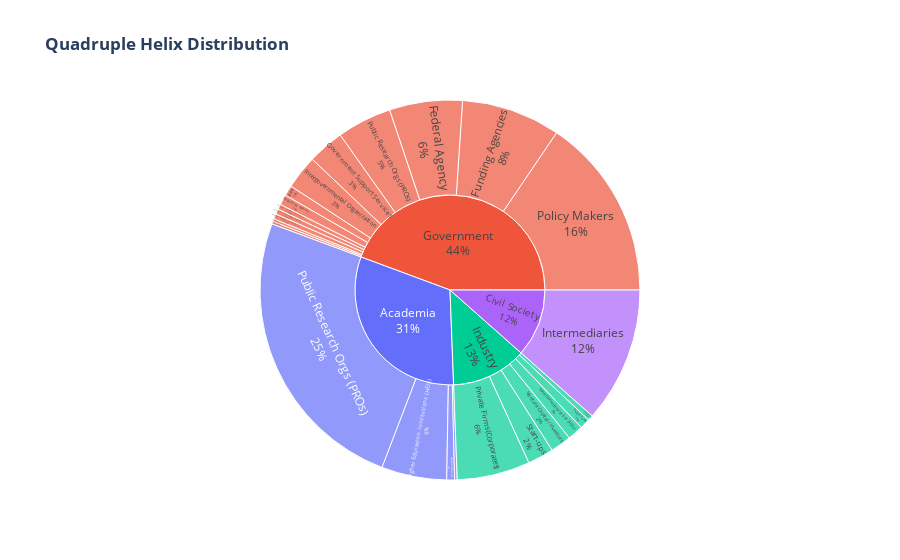

The notebook cell saved with this chart:
### Markdown cell above
5b: Sunburst Chart

### Code cell
import pandas as pd
import plotly.express as px
import os

# --- KONFIGURATION ---
FILENAME = "entities_to_edit.csv"
VALID_QH = ['Academia', 'Government', 'Industry', 'Civil Society']

def main():
    # 1. DATEN LADEN
    if not os.path.exists(FILENAME):
        print(f"❌ Datei '{FILENAME}' nicht gefunden.")
        return

    df = pd.read_csv(FILENAME)

    # Prüfen, ob notwendige Spalten existieren
    if 'qh_category' not in df.columns or 'qh_sub_category' not in df.columns:
        print("❌ Spalten 'qh_category' oder 'qh_sub_category' fehlen.")
        return

    # 2. FILTERN & BEREINIGEN
    # Nur valide Hauptkategorien behalten
    filtered = df[df['qh_category'].isin(VALID_QH)].copy()
    
    # Leere Sub-Kategorien füllen
    filtered['qh_sub_category'] = filtered['qh_sub_category'].fillna('Unspecified')

    # 3. ZÄHLEN (Daten für den Chart vorbereiten)
    stats = filtered.groupby(['qh_category', 'qh_sub_category']).size().reset_index(name='Frequency')
    stats = stats.sort_values(by=['qh_category', 'Frequency'], ascending=[True, False])

    # --- TEXT OUTPUT (Wie in deinem Original-Code) ---
    print("\n--- 4. HIERARCHISCHE SUB-KATEGORIEN STATISTIK ---")
    
    current_cat = None
    for _, row in stats.iterrows():
        cat = row['qh_category']
        sub = row['qh_sub_category']
        freq = row['Frequency']
        
        # Berechnung der Gesamtsumme pro Kategorie für Prozentanteile
        cat_total = stats[stats['qh_category'] == cat]['Frequency'].sum()
        
        # Neuer Header für Hauptkategorie
        if cat != current_cat:
            print(f"\n📂 {cat.upper()} (Gesamt: {cat_total})")
            current_cat = cat
        
        # Text-Visualisierung
        pct = (freq / cat_total) * 100
        bar = "█" * int(pct / 5) 
        print(f"   ├── {sub}: {freq} ({pct:.1f}%) {bar}")

    # --- 5. INTERAKTIVER SUNBURST CHART ---
    print("\n📊 Erstelle Sunburst Chart...")

    try:
        fig = px.sunburst(
            stats, 
            path=['qh_category', 'qh_sub_category'], # Die Hierarchie definieren
            values='Frequency',
            title='<b>Quadruple Helix Distribution</b>',
            color='qh_category', # Segmente nach Hauptkategorie färben
            # Optionale Farbanpassung (Beispiel)
            color_discrete_map={
                'Academia': '#636EFA',
                'Government': '#EF553B',
                'Industry': '#00CC96',
                'Civil Society': '#AB63FA'
            }
        )

        # Hover-Infos verbessern (Label + Prozent vom Eintrag)
        fig.update_traces(textinfo="label+percent entry")
        
        # Chart im Browser anzeigen
        fig.show()
        
        # Optional: Als HTML speichern
        fig.write_html("hierarchy_chart.html")
        print("✅ Chart wurde im Browser geöffnet und als 'hierarchy_chart.html' gespeichert.")

    except Exception as e:
        print(f"❌ Fehler beim Erstellen des Charts: {e}")

if __name__ == "__main__":
    main()

### Figure 1 — Plotly figure (JSON) as saved in the notebook; plotly's stock layout.template omitted (floating-point values rounded to 4 significant figures)
{"data": [{"branchvalues": "total", "customdata": [["Academia"], ["Academia"], ["Academia"], ["Academia"], ["Academia"], ["Civil Society"], ["Civil Society"], ["Government"], ["Government"], ["Government"], ["Government"], ["Government"], ["Government"], ["Government"], ["Government"], ["Government"], ["Government"], ["Government"], ["Government"], ["Government"], ["Government"], ["Industry"], ["Industry"], ["Industry"], ["Industry"], ["Industry"], ["Industry"], ["Industry"]], "domain": {"x": [0, 1], "y": [0, 1]}, "hovertemplate": "labels=%{label}<br>Frequency=%{value}<br>parent=%{parent}<br>id=%{id}<br>qh_category=%{customdata[0]}<extra></extra>", "ids": ["Academia/Public Research Orgs (PROs)", "Academia/Higher Education Institutions (HEIs)", "Academia/Research Consortium", "Academia/Education & Skills Provider", "Academia", "Civil Society/Intermediaries", "Civil Society", "Government/Unspecified", "Government/Public Administration", "Government/Strategic Defense Partnership", "Government/National Intelligence Agency", "Government", "Government/Federal Research Organization", "Government/Bank", "Government/Intergovernmental Organization", "Government/Government Support Services", "Government/Public Research Orgs (PROs)", "Government/Federal Agency", "Government/Funding Agencies", "Government/Policy Makers", "Government/Regulatory Agency", "Industry/Private Firms (Corporates)", "Industry/Start-ups", "Industry/Venture Capital / Investors", "Industry/State-Owned Enterprises (SOEs)", "Industry/Think Tank", "Industry/Consulting", "Industry"], "labels": ["Public Research Orgs (PROs)", "Higher Education Institutions (HEIs)", "Research Consortium", "Education & Skills Provider", "Academia", "Intermediaries", "Civil Society", "Unspecified", "Public Administration", "Strategic Defense Partnership", "National Intelligence Agency", "Government", "Federal Research Organization", "Bank", "Intergovernmental Organization", "Government Support Services", "Public Research Orgs (PROs)", "Federal Agency", "Funding Agencies", "Policy Makers", "Regulatory Agency", "Private Firms (Corporates)", "Start-ups", "Venture Capital / Investors", "State-Owned Enterprises (SOEs)", "Think Tank", "Consulting", "Industry"], "marker": {"colors": ["#636EFA", "#636EFA", "#636EFA", "#636EFA", "#636EFA", "#AB63FA", "#AB63FA", "#EF553B", "#EF553B", "#EF553B", "#EF553B", "#EF553B", "#EF553B", "#EF553B", "#EF553B", "#EF553B", "#EF553B", "#EF553B", "#EF553B", "#EF553B", "#EF553B", "#00CC96", "#00CC96", "#00CC96", "#00CC96", "#00CC96", "#00CC96", "#00CC96"]}, "name": "", "parents": ["Academia", "Academia", "Academia", "Academia", "", "Civil Society", "", "Government", "Government", "Government", "Government", "", "Government", "Government", "Government", "Government", "Government", "Government", "Government", "Government", "Government", "Industry", "Industry", "Industry", "Industry", "Industry", "Industry", ""], "textinfo": "label+percent entry", "type": "sunburst", "values": [112.0, 25.0, 3.0, 1.0, 141.0, 52.0, 52.0, 1.0, 1.0, 2.0, 2.0, 200.0, 2.0, 4.0, 13.0, 14.0, 21.0, 28.0, 38.0, 70.0, 4.0, 28.0, 10.0, 8.0, 6.0, 4.0, 2.0, 58.0]}], "layout": {"legend": {"tracegroupgap": 0}, "title": {"text": "<b>Quadruple Helix Distribution</b>"}}}
